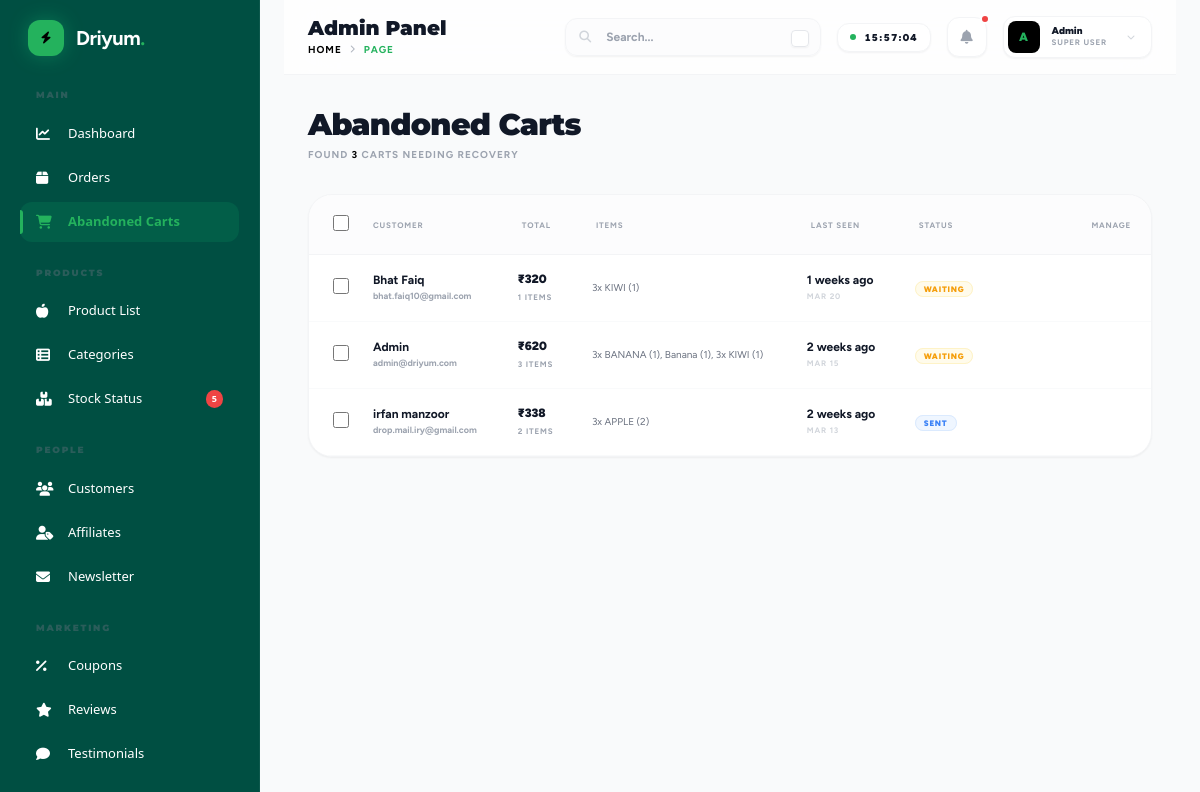
Page /admin/abandoned_carts.php (signed in) on the committed database.
### tables this page shows
CREATE TABLE `abandoned_carts` (
  `id` int(11) NOT NULL,
  `user_id` int(11) NOT NULL,
  `cart_data` text NOT NULL,
  `last_updated` timestamp NOT NULL DEFAULT current_timestamp() ON UPDATE current_timestamp(),
  `is_reminded` tinyint(1) DEFAULT 0,
  `created_at` timestamp NOT NULL DEFAULT current_timestamp()
);

CREATE TABLE `users` (
  `id` int(11) NOT NULL,
  `name` varchar(255) NOT NULL,
  `email` varchar(255) NOT NULL,
  `phone` varchar(20) DEFAULT NULL,
  `password` varchar(255) NOT NULL,
  `is_admin` tinyint(1) DEFAULT 0,
  `is_active` tinyint(1) DEFAULT 1,
  `created_at` timestamp NOT NULL DEFAULT current_timestamp(),
  `updated_at` timestamp NOT NULL DEFAULT current_timestamp() ON UPDATE current_timestamp()
);

### includes/functions.php (called while the page is built, shortened)
<?php
require_once __DIR__ . '/../config/database.php';
function get_product_by_id($id) {
    $sql = "SELECT p.*, c.name as category_name FROM products p LEFT JOIN categories c ON c.id = p.category_id WHERE p.id = ? AND p.is_active = 1";
    return fetch_one($sql, [$id]);
}
function get_time_ago($timestamp) {
    $time_ago = strtotime($timestamp);
    $current_time = time();
    $time_difference = $current_time - $time_ago;
    $seconds = $time_difference;
    $minutes = round($seconds / 60);
    $hours = round($seconds / 3600);
    $days = round($seconds / 86400);
    $weeks = round($seconds / 604800);
    $months = round($seconds / 2629440);
    $years = round($seconds / 31553280);
    if ($seconds <= 60) {
        return "Just now";
    } else if ($minutes <= 60) {
        return "$minutes min ago";
    } else if ($hours <= 24) {
        return "$hours hours ago";
    } else if ($days <= 7) {
        return "$days days ago";
    } else if ($weeks <= 4.3) {
        return "$weeks weeks ago";
    } else if ($months <= 12) {
        return "$months months ago";
    } else {
        return "$years years ago";
    }
}
function get_pagination_data($query, $params = [], $per_page = 10) {
    $page = isset($_GET['page']) ? (int)$_GET['page'] : 1;
    $count_query = "SELECT COUNT(*) as total FROM ($query) as t";
    $total_res = fetch_one($count_query, $params);
    $total_records = $total_res['total'] ?? 0;
    $total_pages = ceil($total_records / $per_page);
    $offset = ($page - 1) * $per_page;
    $paginated_query = $query . " LIMIT $per_page OFFSET $offset";
    $records = fetch_all($paginated_query, $params);
    return [
        'records' => $records,
        'current_page' => $page,
        'total_pages' => $total_pages,
        'total_records' => $total_records,
        'per_page' => $per_page
    ];
}

### config/database.php (called while the page is built, shortened)
<?php
function get_db_connection() {
    static $conn = null;
    if ($conn === null) {
        $conn = @mysqli_connect(DB_HOST, DB_USER, DB_PASS, DB_NAME);
        mysqli_set_charset($conn, "utf8mb4");
        mysqli_query($conn, "SET time_zone = '+05:30'");
    }
    return $conn;
}
function execute_query($sql, $params = []) {
    $conn = get_db_connection();
    if (!empty($params)) {
        $stmt = mysqli_prepare($conn, $sql);
        if ($stmt) {
            $types = '';
            $values = [];
            foreach ($params as $param) {
                if (is_int($param)) {
                    $types .= 'i';
                } elseif (is_double($param)) {
                    $types .= 'd';
                } else {
                    $types .= 's';
                }
                $values[] = $param;
            }
            mysqli_stmt_bind_param($stmt, $types, ...$values);
            $success = mysqli_stmt_execute($stmt);
            $result = mysqli_stmt_get_result($stmt);
            return $result;
        }
        return false;
    }
    return mysqli_query($conn, $sql);
}
function fetch_all($sql, $params = []) {
    $result = execute_query($sql, $params);
    if ($result) {
        $rows = [];
        while ($row = mysqli_fetch_assoc($result)) {
            $rows[] = $row;
        }
        return $rows;
    }
    return [];
}
function fetch_one($sql, $params = []) {
    $result = execute_query($sql, $params);
    if ($result) {
        return mysqli_fetch_assoc($result);
    }
    return null;
}

### admin/abandoned_carts.php (the view, shortened to what this page needs)
<?php
require_once '../config/database.php';
require_once '../includes/functions.php';
$query = "SELECT ac.*, u.name as user_name, u.email as user_email
          FROM abandoned_carts ac
          LEFT JOIN users u ON ac.user_id = u.id
          ORDER BY ac.last_updated DESC";
$pagination = get_pagination_data($query, [], 15);
$carts = $pagination['records'];
include 'includes/header.php';
?>
<div class="mb-8 flex flex-col md:flex-row justify-between items-start md:items-center gap-6 anim-up">
    <div>
        <h1 class="text-3xl font-black text-gray-900 crimson-pro tracking-tight">Abandoned Carts</h1>
        <p class="text-[10px] font-bold text-gray-400 uppercase tracking-widest mt-1">Found <span class="text-black"><?php echo $pagination['total_records']; ?></span> carts needing recovery</p>
    </div>
</div>
<form id="bulkActionForm" method="POST">
    <div class="bg-white rounded-3xl shadow-sm border border-gray-100 overflow-hidden anim-up">
        <div class="overflow-x-auto">
            <table class="w-full text-left border-collapse">
                <thead>
                    <tr class="text-gray-400 text-[8px] uppercase bg-gray-50/50 border-b border-gray-100 font-black tracking-widest">
                        <th class="p-5 w-16 text-center">
                            <input type="checkbox" id="selectAll" class="w-4 h-4 rounded border-gray-200 text-black focus:ring-black cursor-pointer">
                        </th>
                        <th class="p-5 pl-0">Customer</th>
                        <th class="p-5">Total</th>
                        <th class="p-5">Items</th>
                        <th class="p-5">Last Seen</th>
                        <th class="p-5">Status</th>
                        <th class="p-5 text-right">Manage</th>
                    </tr>
                </thead>
                <tbody class="text-xs text-gray-600">
                    <?php foreach ($carts as $c):
                        $items = json_decode($c['cart_data'] ?? '', true);
                        $total_val = 0;
                        $item_count = 0;
                        $parts = [];
                        foreach($items as $pid => $qty) {
                            $p = get_product_by_id($pid);
                            if($p) {
                                $total_val += $p['price'] * $qty;
                                $item_count += $qty;
                                $parts[] = $p['name'] . " ($qty)";
                            }
                        }
                    ?>
                    <tr class="border-b border-gray-50 hover:bg-gray-50/50 transition-all group cart-row">
                        <td class="p-4 text-center">
                            <input type="checkbox" name="cart_ids[]" value="<?php echo $c['id']; ?>" class="cart-checkbox w-4 h-4 rounded border-gray-200 text-black focus:ring-black cursor-pointer">
                        </td>
                        <td class="p-4 pl-0">
                            <div class="font-bold text-gray-900"><?php echo htmlspecialchars($c['user_name'] ?? 'Deleted User'); ?></div>
                            <div class="text-[9px] font-bold text-gray-400"><?php echo htmlspecialchars($c['user_email'] ?? 'N/A'); ?></div>
                        </td>
                        <td class="p-4">
                            <div class="font-black text-gray-900">₹<?php echo number_format($total_val); ?></div>
                            <div class="text-[8px] font-bold text-gray-400 uppercase tracking-widest mt-0.5"><?php echo $item_count; ?> Items</div>
                        </td>
                        <td class="p-4 max-w-[200px]">
                            <p class="text-[10px] text-gray-500 truncate" title="<?php echo implode(', ', $parts); ?>">
                                <?php echo implode(', ', $parts); ?>
                            </p>
                        </td>
                        <td class="p-4">
                            <div class="font-bold text-gray-900"><?php echo get_time_ago($c['last_updated']); ?></div>
                            <div class="text-[8px] font-bold text-gray-300 uppercase tracking-widest"><?php echo date('M d', strtotime($c['last_updated'])); ?></div>
                        </td>
                        <td class="p-4">
                            <?php if($c['is_reminded']): ?>
                                <span class="px-2 py-0.5 rounded-lg text-[8px] font-black uppercase tracking-widest border border-blue-100 bg-blue-50 text-blue-500">Sent</span>
                            <?php else: ?>
                                <span class="px-2 py-0.5 rounded-lg text-[8px] font-black uppercase tracking-widest border border-amber-100 bg-amber-50 text-amber-500">Waiting</span>
                            <?php endif; ?>
                        </td>
                        <td class="p-4 text-right">
                        </td>
                    </tr>
                    <?php endforeach; ?>
                </tbody>
            </table>
        </div>
    </div>
</form>
<?php include 'includes/footer.php'; ?>

### assets/css/chunky.css (style rules this page uses)
:root { --color-bg: #FFFEDC; --color-primary: #24B25D; --color-primary-dark: #17775D; --color-text: #111827; --color-bg-card: #ffffff; --shadow-chunk: 0 8px 0 rgba(0, 0, 0, 0.05), 0 12px 24px rgba(0, 0, 0, 0.1); --shadow-float: 0 10px 30px -5px rgba(25, 220, 126, 0.3); --font-heading: 'Montserrat', sans-serif; --font-body: 'Figtree', sans-serif; --font-cute: 'Delius', cursive; --radius-l: 24px; --radius-xl: 40px; --radius-pill: 100px; }
.anim-up { animation: anim-up 0.6s cubic-bezier(0.34, 1.56, 0.64, 1) forwards; }
body { background-color: var(--color-bg); color: var(--color-text); font-family: var(--font-body); -webkit-font-smoothing: antialiased; overflow-x: clip; }
h1, h2, h3, h4, h5, h6 { font-family: var(--font-heading); }
:root { --heading-clamp: clamp(2.5rem, 8vw, 6rem); --subheading-clamp: clamp(1.25rem, 3vw, 2.5rem); }

### admin/includes/header.php (style rules this page uses)
body { font-family: 'Figtree', sans-serif; background-color: #fcfdfe; color: #1e293b; }
.crimson-pro { font-family: 'Montserrat', sans-serif; }
.anim-up { animation: slideIn 0.3s ease-out forwards; }

### rows in the picture
abandoned_carts: user.name "Bhat Faiq", user.email "bhat.faiq10@gmail.com", total_val "320", item_count "1", parts "3x KIWI (1)", last_updated "1 weeks ago", last_updated "MAR 20", is_reminded "WAITING"
abandoned_carts: user.name "Admin", user.email "admin@driyum.com", total_val "620", item_count "3", parts "3x BANANA (1), Banana (1), 3x KIWI (1)", last_updated "2 weeks ago", last_updated "MAR 15", is_reminded "WAITING"
abandoned_carts: user.name "irfan manzoor", user.email "drop.mail.iry@gmail.com", total_val "338", item_count "2", parts "3x APPLE (2)", last_updated "2 weeks ago", last_updated "MAR 13", is_reminded "SENT"

### other values in the picture
$low_stock_count "5"
$page_titles[$curr_page] "Admin Panel"
$page_titles[$curr_page] "PAGE"
$pagination['total_records'] "3"
